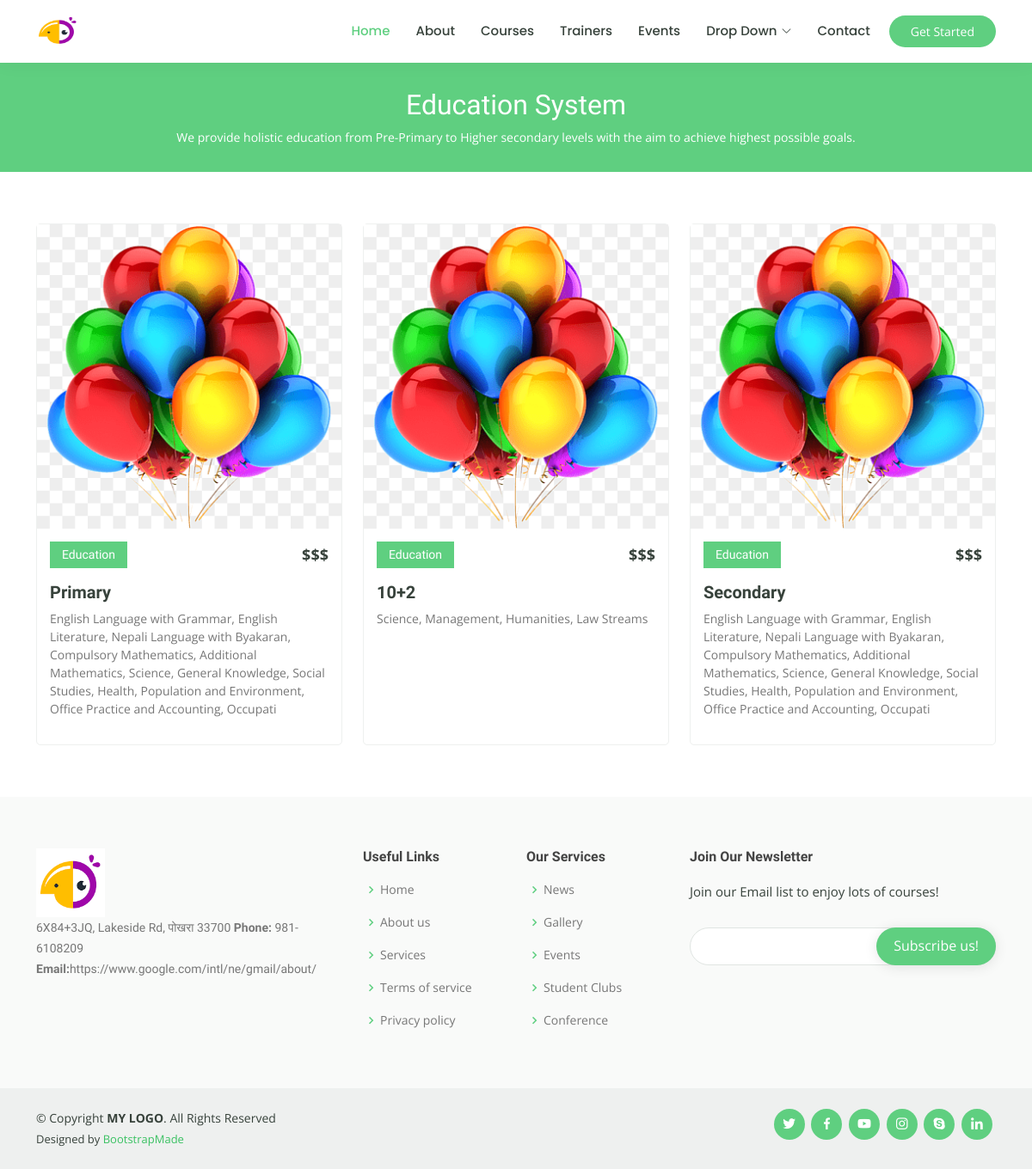
/courses.php, run on the app's committed database.
### tables this page shows
CREATE TABLE IF NOT EXISTS `settings` (
  `id` int NOT NULL AUTO_INCREMENT,
  `site_key` varchar(100) NOT NULL,
  `site_value` text ,
  `status` int NOT NULL DEFAULT '1',
  `created_at` timestamp NOT NULL DEFAULT CURRENT_TIMESTAMP,
  `updated_at` timestamp NOT NULL DEFAULT CURRENT_TIMESTAMP,
  PRIMARY KEY (`id`)
);

CREATE TABLE IF NOT EXISTS `courses` (
  `id` int NOT NULL AUTO_INCREMENT,
  `top_title` varchar(200) ,
  `top_desc` varchar(150) NOT NULL,
  `img` varchar(200) NOT NULL,
  `c_title` varchar(150) NOT NULL,
  `fee` varchar(50) NOT NULL,
  `description` varchar(250) ,
  `status` int NOT NULL DEFAULT '1',
  `created_at` timestamp NOT NULL DEFAULT CURRENT_TIMESTAMP,
  `updated_at` timestamp NOT NULL DEFAULT CURRENT_TIMESTAMP,
  PRIMARY KEY (`id`)
);

CREATE TABLE IF NOT EXISTS `whychoose_us` (
  `id` int NOT NULL AUTO_INCREMENT,
  `title` varchar(100) NOT NULL,
  `description` longtext ,
  `btn` varchar(200) NOT NULL,
  `status` int NOT NULL DEFAULT '1',
  `created_at` timestamp NOT NULL DEFAULT CURRENT_TIMESTAMP,
  `updated_at` timestamp NOT NULL DEFAULT CURRENT_TIMESTAMP,
  PRIMARY KEY (`id`)
);

### courses.php (the view)
<?php require("inc/header.php") ?>
<?php require("inc/navbar.php") ?>
  <main id="main" data-aos="fade-in">
    <?php
$query= "SELECT *FROM courses";
$result= mysqli_query($con, $query);
$course_data =$result->fetch_assoc();?>
    <div class="breadcrumbs">
      <div class="container">
        <h2><?php echo $course_data['top_title']; ?></h2>
        <p><?php echo $course_data['top_desc']; ?></p>
      </div>
    </div>
    <section id="courses" class="courses">
      <div class="container" data-aos="fade-up">
        <div class="row" data-aos="zoom-in" data-aos-delay="100">
        <?php
$course_query= "SELECT *FROM courses";
$course_result= mysqli_query($con, $course_query);
while($courseData= mysqli_fetch_array($course_result)){
  ?>
  <div class="col-lg-4 col-md-6 d-flex align-items-stretch">
            <div class="course-item">
              <img src="<?php echo 'admin/uploads/'. $courseData['img']; ?>" class="img-fluid" alt="..."  width="400">
              <div class="course-content">
                <div class="d-flex justify-content-between align-items-center mb-3">
                  <h4>Education</h4>
                  <p class="price"><?php echo $courseData['fee']; ?></p>
                </div>
                <h3><a href="course-details.html"><?php echo $courseData['c_title']; ?></a></h3>
                <p><?php echo $courseData['description']; ?></p>
              </div>
            </div>
          </div>
  <?php
}
        ?>
        </div>
      </div>
    </section>
  </main>
  <?php require("inc/footer.php") ?>

### inc/navbar.php (shortened to what this page needs)
<body>
  <header id="header" class="fixed-top">
    <div class="container d-flex align-items-center">
    <?php
    $setting ="SELECT *FROM settings";
    $setting_result= mysqli_query($con, $setting);
    while($sitedata=$setting_result->fetch_assoc()){
      if($sitedata['site_key']=='logo'){
        $logo= $sitedata['site_value'];
      }
    }
    ?>
      <h1 class="logo me-auto"><a href="index.php"><img src=" <?php echo 'admin/uploads/' . $logo; ?>" alt="" height="80" width="50"></a></h1>
      <nav id="navbar" class="navbar order-last order-lg-0">
        <ul>
          <li><a class="active" href="index.php">Home</a></li>
          <li><a href="about.php">About</a></li>
          <li><a href="courses.php">Courses</a></li>
          <li><a href="trainers.php">Trainers</a></li>
          <li><a href="events.php">Events</a></li>
          <li class="dropdown"><a href="#"><span>Drop Down</span> <i class="bi bi-chevron-down"></i></a>
          </li>
          <li><a href="contact.php">Contact</a></li>
        </ul>
      </nav>
      <a href="courses.php" class="get-started-btn">Get Started</a>
    </div>
  </header>

### inc/footer.php (shortened to what this page needs)
<footer id="footer">
<div class="footer-top">
  <div class="container">
    <div class="row">
    <?php
    $contact ="SELECT *FROM whychoose_us";
    $contact_result= mysqli_query($con, $contact);
    $contact_data=$contact_result->fetch_assoc();
    $setting ="SELECT *FROM settings";
    $setting_result= mysqli_query($con, $setting);
    while($sitedata=$setting_result->fetch_assoc()){
      if($sitedata['site_key']=='youtube'){
        $youtube= $sitedata['site_value'];
      }
      if($sitedata['site_key']=='twitter'){
        $twitter= $sitedata['site_value'];
      }
      if($sitedata['site_key']=='instagram'){
        $instagram= $sitedata['site_value'];
      }
      if($sitedata['site_key']=='linkedin'){
        $linkedin= $sitedata['site_value'];
      }
      if($sitedata['site_key']=='skype'){
        $skype= $sitedata['site_value'];
      }
      if($sitedata['site_key']=='facebook'){
        $facebook= $sitedata['site_value'];
      }
      if($sitedata['site_key']=='address'){
        $address= $sitedata['site_value'];
      }
      if($sitedata['site_key']=='phone'){
        $phone= $sitedata['site_value'];
      }
      if($sitedata['site_key']=='logo'){
        $logo1= $sitedata['site_value'];
      }
      if($sitedata['site_key']=='newsletter'){
        $newsletter= $sitedata['site_value'];
      }
      if($sitedata['site_key']=='mail'){
        $mail= $sitedata['site_value'];
      }
    }
    ?>
      <div class="col-lg-4 col-md-6 footer-contact">
        <img src="<?php echo 'admin/uploads/'. $logo1; ?>" alt="" width="80" height="80">
        <p>
        <?php echo $address ?>
          <strong>Phone:</strong> <?php echo $phone ?><br>
          <strong>Email:</strong><?php echo $mail ?><br>
        </p>
      </div>
      <div class="col-lg-2 col-md-6 footer-links">
        <h4>Useful Links</h4>
        <ul>
          <li><i class="bx bx-chevron-right"></i> <a href="#">Home</a></li>
          <li><i class="bx bx-chevron-right"></i> <a href="#">About us</a></li>
          <li><i class="bx bx-chevron-right"></i> <a href="#">Services</a></li>
          <li><i class="bx bx-chevron-right"></i> <a href="#">Terms of service</a></li>
          <li><i class="bx bx-chevron-right"></i> <a href="#">Privacy policy</a></li>
        </ul>
      </div>
      <div class="col-lg-2 col-md-6 footer-links">
        <h4>Our Services</h4>
        <ul>
          <li><i class="bx bx-chevron-right"></i> <a href="#">News</a></li>
          <li><i class="bx bx-chevron-right"></i> <a href="#">Gallery</a></li>
          <li><i class="bx bx-chevron-right"></i> <a href="#">Events</a></li>
          <li><i class="bx bx-chevron-right"></i> <a href="#">Student Clubs</a></li>
          <li><i class="bx bx-chevron-right"></i> <a href="#">Conference</a></li>
        </ul>
      </div>
      <div class="col-lg-4 col-md-6 footer-newsletter">
        <h4>Join Our Newsletter</h4>
        <p><?php echo $newsletter ?></p>
        <form action="" method="post">
          <input type="email" name="email"><input type="submit" value="<?php echo $contact_data['btn'] ?>">
        </form>
      </div>
    </div>
  </div>
</div>
<div class="container d-md-flex py-4">
  <div class="me-md-auto text-center text-md-start">
    <div class="copyright">
      &copy; Copyright <strong><span>MY LOGO</span></strong>. All Rights Reserved
    </div>
    <div class="credits">
      Designed by <a href="https://bootstrapmade.com/">BootstrapMade</a>
    </div>
  </div>
  <div class="social-links text-center text-md-right pt-3 pt-md-0">
    <a href="<?php echo $twitter ?>" class="twitter"><i class="bx bxl-twitter"></i></a>
    <a href="<?php echo $facebook ?>" class="facebook"><i class="bx bxl-facebook"></i></a>
    <a href="<?php echo $youtube ?>" class="youtube"><i class="bx bxl-youtube"></i></a>
    <a href="<?php echo $instagram ?>" class="instagram"><i class="bx bxl-instagram"></i></a>
    <a href="<?php echo $skype ?>" class="google-plus"><i class="bx bxl-skype"></i></a>
    <a href="<?php echo $linkedin ?>" class="linkedin"><i class="bx bxl-linkedin"></i></a>
  </div>
</div>
</footer>
</body>
</html>

### assets/css/style.css (style rules this page uses)
body { font-family: "Open Sans", sans-serif; color: #444444; }
a { color: #5fcf80; text-decoration: none; }
h1, h2, h3, h4, h5, h6 { font-family: "Raleway", sans-serif; }
#header { background: #fff; transition: all 0.5s; z-index: 997; padding: 15px 0; box-shadow: 0px 0 18px rgba(55, 66, 59, 0.08); }
#header .logo { font-size: 30px; margin: 0; padding: 0; line-height: 1; font-weight: 600; letter-spacing: 1px; text-transform: uppercase; font-family: "Poppins", sans-serif; }
#header .logo a { color: #5fcf80; }
#header .logo img { max-height: 40px; }
.get-started-btn { margin-left: 22px; background: #5fcf80; color: #fff; border-radius: 50px; padding: 8px 25px; white-space: nowrap; transition: 0.3s; font-size: 14px; display: inline-block; }
.navbar { padding: 0; }
.navbar ul { margin: 0; padding: 0; display: flex; list-style: none; align-items: center; }
.navbar li { position: relative; }
.navbar a, .navbar a:focus { display: flex; align-items: center; justify-content: space-between; padding: 10px 0 10px 30px; font-family: "Poppins", sans-serif; font-size: 15px; font-weight: 500; color: #37423b; white-space: nowrap; transition: 0.3s; }
.navbar a i, .navbar a:focus i { font-size: 12px; line-height: 0; margin-left: 5px; }
.navbar a:hover, .navbar .active, .navbar .active:focus, .navbar li:hover>a { color: #5fcf80; }
section { padding: 60px 0; overflow: hidden; }
.breadcrumbs { margin-top: 73px; text-align: center; background: #5fcf80; padding: 30px 0; color: #fff; }
.breadcrumbs h2 { font-size: 32px; font-weight: 500; }
.breadcrumbs p { font-size: 14px; margin-bottom: 0; }
.courses .course-item { border-radius: 5px; border: 1px solid #eef0ef; }
.courses .course-content { padding: 15px; }
.courses .course-content h3 { font-weight: 700; font-size: 20px; }
.courses .course-content h3 a { color: #37423b; transition: 0.3s; }
.courses .course-content p { font-size: 14px; color: #777777; }
.courses .course-content h4 { font-size: 14px; background: #5fcf80; padding: 7px 14px; color: #fff; margin: 0; }
.courses .course-content .price { margin: 0; font-weight: 700; font-size: 18px; color: #37423b; }
#footer { color: #37423b; font-size: 14px; background: #eef0ef; }
#footer .footer-top { padding: 60px 0 30px 0; background: #f9faf9; }
#footer .footer-top .footer-contact { margin-bottom: 30px; }
#footer .footer-top .footer-contact p { font-size: 14px; line-height: 24px; margin-bottom: 0; font-family: "Raleway", sans-serif; color: #777777; }
#footer .footer-top h4 { font-size: 16px; font-weight: bold; color: #444444; position: relative; padding-bottom: 12px; }
#footer .footer-top .footer-links { margin-bottom: 30px; }
#footer .footer-top .footer-links ul { list-style: none; padding: 0; margin: 0; }
#footer .footer-top .footer-links ul i { padding-right: 2px; color: #5fcf80; font-size: 18px; line-height: 1; }
#footer .footer-top .footer-links ul li { padding: 10px 0; display: flex; align-items: center; }
#footer .footer-top .footer-links ul li:first-child { padding-top: 0; }
#footer .footer-top .footer-links ul a { color: #777777; transition: 0.3s; display: inline-block; line-height: 1; }
#footer .footer-newsletter { font-size: 15px; }
#footer .footer-newsletter h4 { font-size: 16px; font-weight: bold; color: #444444; position: relative; padding-bottom: 12px; }
#footer .footer-newsletter form { margin-top: 30px; background: #fff; padding: 6px 10px; position: relative; border-radius: 50px; text-align: left; border: 1px solid #e0e5e2; }
#footer .footer-newsletter form input[type=email] { border: 0; padding: 4px 8px; width: calc(100% - 100px); }
#footer .footer-newsletter form input[type=submit] { position: absolute; top: -1px; right: -1px; bottom: -1px; border: 0; background: none; font-size: 16px; padding: 0 20px 2px 20px; background: #5fcf80; color: #fff; transition: 0.3s; border-radius: 50px; box-shadow: 0px 2px 15px rgba(0, 0, 0, 0.1); }
#footer .credits { padding-top: 5px; font-size: 13px; }
#footer .credits a { color: #3ac162; transition: 0.3s; }
#footer .social-links a { font-size: 18px; display: inline-block; background: #5fcf80; color: #fff; line-height: 1; padding: 8px 0; margin-right: 4px; border-radius: 50%; text-align: center; width: 36px; height: 36px; transition: 0.3s; }

### data on the page
settings: site_value (picture)
courses: top_title "Education System", top_desc "We provide holistic education from Pre-Primary to Higher secondary levels with the aim to achieve highest possible goals.", img (picture), fee "$$$", c_title "Primary", description "English Language with Grammar, English Literature, Nepali Language with Byakaran, Compulsory Mathematics, Additional Mathematics, Science, General Knowledge, Social Studies, Health, Population and Environment, Office Practice and Accounting, Occupati"
courses: img (picture), fee "$$$", c_title "10+2", description "Science, Management, Humanities, Law Streams"
courses: img (picture), fee "$$$", c_title "Secondary", description "English Language with Grammar, English Literature, Nepali Language with Byakaran, Compulsory Mathematics, Additional Mathematics, Science, General Knowledge, Social Studies, Health, Population and Environment, Office Practice and Accounting, Occupati"
settings: site_value "6X84+3JQ, Lakeside Rd, पोखरा 33700"
settings: site_value "981-6108209"
settings: site_value "https://www.google.com/intl/ne/gmail/about/"
settings: site_value "Join our Email list to enjoy lots of courses!"
whychoose_us: btn "Subscribe us!"
